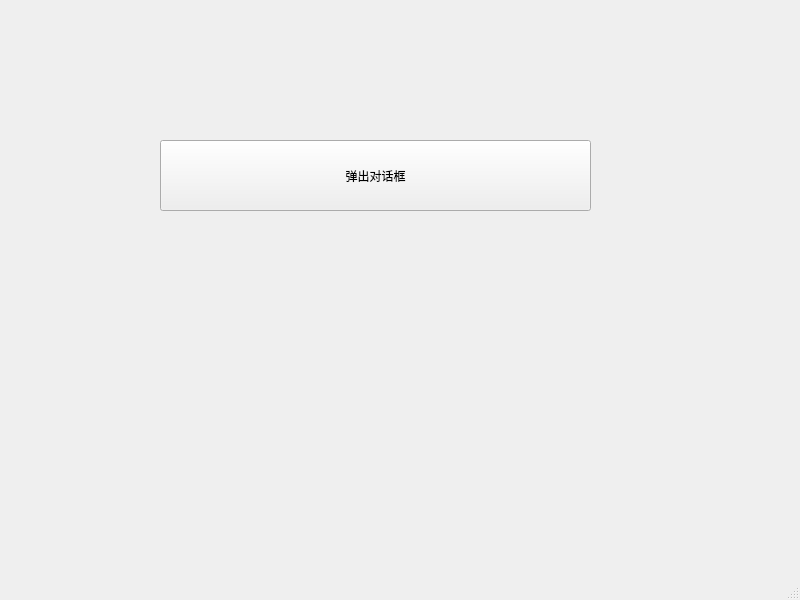
<?xml version="1.0" encoding="UTF-8"?>
<ui version="4.0">
 <class>MainWindow</class>
 <widget class="QMainWindow" name="MainWindow">
  <property name="geometry">
   <rect>
    <x>0</x>
    <y>0</y>
    <width>800</width>
    <height>600</height>
   </rect>
  </property>
  <property name="windowTitle">
   <string>MainWindow</string>
  </property>
  <widget class="QWidget" name="centralwidget">
   <widget class="QPushButton" name="pushButton">
    <property name="geometry">
     <rect>
      <x>160</x>
      <y>140</y>
      <width>431</width>
      <height>71</height>
     </rect>
    </property>
    <property name="text">
     <string>弹出对话框</string>
    </property>
   </widget>
  </widget>
  <widget class="QMenuBar" name="menubar">
   <property name="geometry">
    <rect>
     <x>0</x>
     <y>0</y>
     <width>800</width>
     <height>21</height>
    </rect>
   </property>
  </widget>
  <widget class="QStatusBar" name="statusbar"/>
 </widget>
 <resources/>
 <connections/>
</ui>
